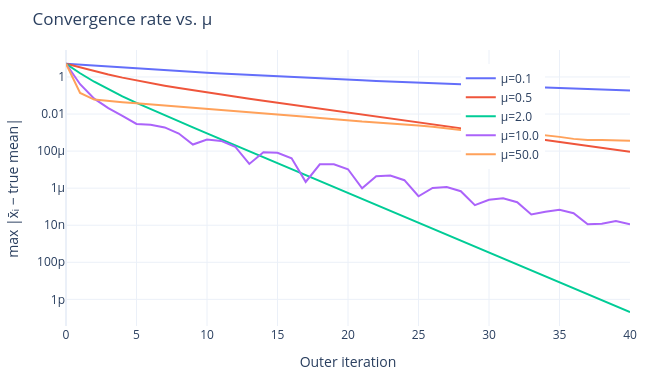

Write notebook code for a chart like this one.
### Code cell
fig = go.Figure()

for idx, (mu, hist) in enumerate(consensus_results.items()):
    errors = np.max(np.abs(hist - global_mean), axis=1)
    fig.add_trace(go.Scatter(
        x=list(range(len(errors))), y=errors,name=f"μ={mu}"))

fig.update_layout(template="plotly_white", width=650, height=380,
                  xaxis_title="Outer iteration",
                  yaxis_title="max |x̄ᵢ − true mean|",
                  yaxis_type="log",
                  title="Convergence rate vs. μ",
                  legend=dict(x=0.7, y=0.95),
                  margin=dict(t=50, b=40, l=60, r=20))
fig.show()
